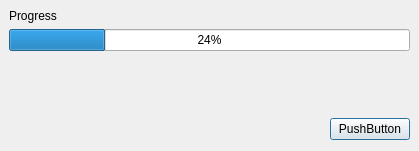
<ui version="4.0" >
 <class>Dialog</class>
 <widget class="QDialog" name="Dialog" >
  <property name="geometry" >
   <rect>
    <x>0</x>
    <y>0</y>
    <width>419</width>
    <height>151</height>
   </rect>
  </property>
  <property name="windowTitle" >
   <string>Progress</string>
  </property>
  <widget class="QWidget" name="verticalLayout" >
   <property name="geometry" >
    <rect>
     <x>9</x>
     <y>9</y>
     <width>401</width>
     <height>131</height>
    </rect>
   </property>
   <layout class="QVBoxLayout" >
    <item>
     <widget class="QLabel" name="label" >
      <property name="text" >
       <string>Progress</string>
      </property>
     </widget>
    </item>
    <item>
     <widget class="QProgressBar" name="progressBar" >
      <property name="value" >
       <number>24</number>
      </property>
     </widget>
    </item>
    <item>
     <spacer>
      <property name="orientation" >
       <enum>Qt::Vertical</enum>
      </property>
      <property name="sizeHint" >
       <size>
        <width>20</width>
        <height>40</height>
       </size>
      </property>
     </spacer>
    </item>
    <item>
     <layout class="QHBoxLayout" >
      <item>
       <spacer>
        <property name="orientation" >
         <enum>Qt::Horizontal</enum>
        </property>
        <property name="sizeHint" >
         <size>
          <width>40</width>
          <height>20</height>
         </size>
        </property>
       </spacer>
      </item>
      <item>
       <widget class="QPushButton" name="pushButton" >
        <property name="text" >
         <string>PushButton</string>
        </property>
       </widget>
      </item>
     </layout>
    </item>
   </layout>
  </widget>
 </widget>
 <resources/>
 <connections/>
</ui>
